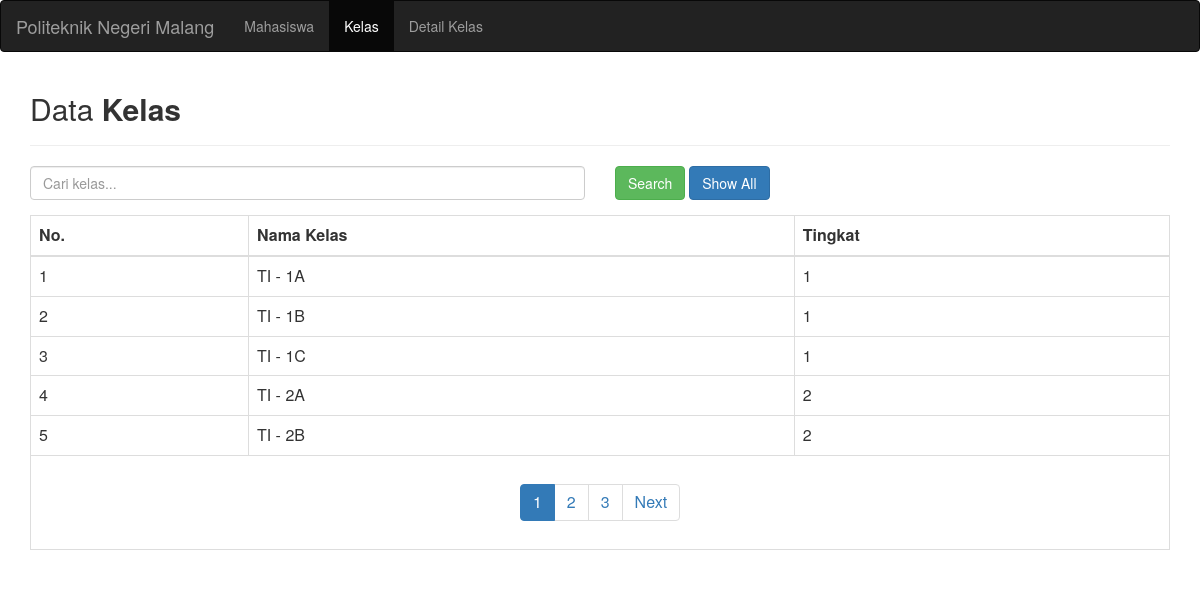
/index.php/kelas/search, run on the app's committed database.
### tables this page shows
CREATE TABLE `kelas` (
  `id` int(10) NOT NULL,
  `nama_kelas` varchar(20) NOT NULL,
  `tingkat` int(10) NOT NULL
);

### index.php (called while the page is built, shortened)
<?php
require_once BASEPATH.'core/CodeIgniter.php';

### application/models/kelas_m.php (called while the page is built, shortened)
<?php
    class kelas_m extends CI_Model
    {
        public function get_kelas($limit, $start, $st = null)
        {
            if($st == "NIL") $st = "";
            $sql = "SELECT * FROM kelas WHERE nama_kelas LIKE '%$st%' LIMIT ".$start.", ".$limit;
            $query = $this->db->query($sql);
            return $query->result();
        }
    }
?>

### application/views/kelas_v.php (the view, shortened to what this page needs)
<html>
    <head>
        <link rel="stylesheet" href="<?php echo base_url('assets/bootstrap/css/bootstrap.css')?>"/>
    </head>
    <body>
        <nav class="navbar navbar-inverse">
            <div class="container-fluid">
                <div class="navbar-header">
                    <a class="navbar-brand" href="#">Politeknik Negeri Malang</a>
                </div>
                <ul class="nav navbar-nav">
                    <li><a href="<?php echo base_url('mahasiswa')?>">Mahasiswa</a></li>
                    <li class="active"><a href="<?php echo base_url('kelas')?>">Kelas</a></li>
                    <li><a href="<?php echo base_url('detail_kelas')?>">Detail Kelas</a></li>
                </ul>
            </div>
        </nav>
        <div class="container">
            <h2>Data <strong>Kelas</strong></h2><hr>
            <?php
                $attr = array("class" => "form-horizontal", "role" => "form", "id" => "form1", "name" => "form1");
                echo form_open("kelas/search", $attr);
            ?>
            <div class="form-group">
                <div class="col-md-6">
                    <input class="form-control" id="kelas_name" name="kelas_name" placeholder="Cari kelas..." type="text" value="<?php echo set_value('kelas_name')?>"/>
                </div>
                <div class="col-md-6">
                    <input id="btn_search" name="btn_search" type="submit" class="btn btn-success" value="Search" />
                    <a href="<?php echo base_url(). "kelas/index"; ?>" class="btn btn-primary">Show All</a>
                </div>
                <?php echo form_close();?>
            </div>
            <table class="table table-bordered table-hover">
                <thead>
                    <tr>
                        <th>No.</th>
                        <th>Nama Kelas</th>
                        <th>Tingkat</th>
                    </tr>
                </thead>
                <tbody>
                    <?php
                        for($i = 0; $i < count($kelaslist); ++$i)
                        {
                            ?>
                            <tr>
                                <td><?php echo $kelaslist[$i]->id?></td>
                                <td><?php echo $kelaslist[$i]->nama_kelas?></td>
                                <td><?php echo $kelaslist[$i]->tingkat?></td>
                            </tr>
                            <?php
                        }
                    ?>
                    <tr>
                        <td colspan="4" align="center"><?php echo $pagination?></td>
                    </tr>
                </tbody>
            </table>
    </body>
</html>

### data on the page
kelas: id "1", nama_kelas "TI - 1A", tingkat "1"
kelas: id "2", nama_kelas "TI - 1B", tingkat "1"
kelas: id "3", nama_kelas "TI - 1C", tingkat "1"
kelas: id "4", nama_kelas "TI - 2A", tingkat "2"
kelas: id "5", nama_kelas "TI - 2B", tingkat "2"

### other printed values
$pagination "1 2 3 Next"
